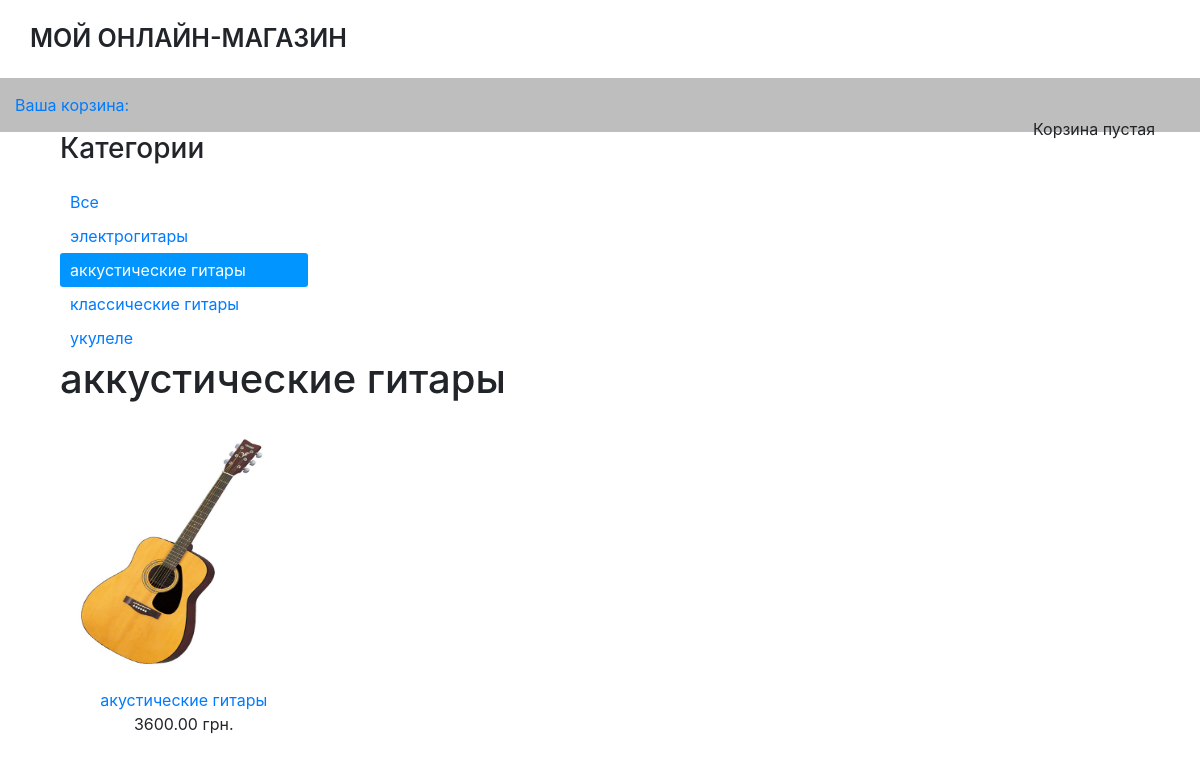
Screenshot of /akkusticheskie-gitary/ with the database file from the repository.
### shop/models.py (models this page shows, shortened)
class Category( models.Model ):
    name = models.CharField( max_length=200, db_index=True, verbose_name='Имя' )
    slug = models.SlugField( max_length=200, db_index=True, unique=True )
    def get_absolute_url(self):
        return reverse( 'shop:ProductListByCategory', args=[self.slug] )

class Product(models.Model):
    category = models.ForeignKey(Category, related_name='products', verbose_name="Категория", on_delete=models.CASCADE)
    name = models.CharField(max_length=200, db_index=True, verbose_name="Название")
    slug = models.SlugField(max_length=200, db_index=True)
    image = models.ImageField(upload_to='media/products/%Y/%m/%d/', verbose_name="Изображение товара")
    description = models.TextField(blank=True, verbose_name="Описание")
    price = models.DecimalField(max_digits=10, decimal_places=2, verbose_name="Цена")
    stock = models.PositiveIntegerField(verbose_name="На складе")
    available = models.BooleanField(default=True, verbose_name="Доступен")
    created = models.DateTimeField(auto_now_add=True, verbose_name='Создан')
    updated = models.DateTimeField(auto_now=True, verbose_name='Обновлен')
    def get_absolute_url(self):
        return reverse( 'shop:ProductDetail', args=[self.id, self.slug])
    class Meta:
        ordering = ['name']
        index_together = [
            ['id', 'slug']
        ]
        verbose_name = 'Товар'
        verbose_name_plural = 'Товары'

### shop/views.py (the view)
# urls.py: url(r'^(?P<category_slug>[-\w]+)/$', views.ProductList, name='ProductListByCategory'),
def ProductList(request, category_slug=None):
    category = None
    categories = Category.objects.all()
    products = Product.objects.filter( available=True )
    if category_slug:
        category = get_object_or_404( Category, slug=category_slug )
        products = products.filter( category=category )
    return render( request, 'product/list.html', {
        'category': category,
        'categories': categories,
        'products': products
    } )

### cart/cart.py (called while the page is built)
    def __len__(self):
        return sum(item['quantity'] for item in self.cart.values())

### cart/context_processors.py (called while the page is built)
def cart(request):
    return {'cart': Cart(request)}

### shop/templates/product/list.html (shortened to what this page needs)
{% extends 'shop/base.html' %}
{% load static %}
{% block content %}
    <div id="sidebar" class="col-sm-3">
        <h3>Категории</h3>
        <ul>
            <li {% if not category %} class="selected" {% endif %}>
                <a href="{% url "shop:ProductList" %}">Все</a>
            </li>
            {% for cat in categories %}
                <li {% if category.slug == cat.slug %} class="selected" {% endif %}>
                    <a href="{{ cat.get_absolute_url }}">{{ cat.name }}</a>
                </li>
            {% endfor %}
        </ul>
    </div>
    <div id="main" class="product_list col-sm-9">
        <h1>{% if category %}{{ category.name }}{% else %}Товары{% endif %}</h1>
        <div class="items row">
            {% for product in products %}
                <div class="item col-sm-4">
                    <a href="{{ product.get_absolute_url }}">
                        <img src="{% if product.image %}{{ product.image.url }}{% endif %}" class="img-responsive">
                    </a>
                    <a href="{{ product.get_absolute_url }}">{{ product.name }}</a><br>
                    {{ product.price }} грн.
                </div>
            {% endfor %}
        </div>
    </div>
{% endblock %}

### shop/static/css/style.css (style rules this page uses)
#sidebar ul { list-style: none; margin: 0; padding: 0; margin-top: 20px; }
#sidebar ul li { padding: 5px 10px; }
#sidebar ul li.selected { background: #0095ff; color: white; border-radius: 3px; }
#sidebar ul li.selected a { color: white; }
.items { margin-top: 20px; }
.img-responsive { width: 250px; height: 250px; }
.item { text-align: center; margin-bottom: 30px; }
.item a img { margin-bottom: 15px; }

### rows the page displays
Category: name "электрогитары"
Category: name "аккустические гитары"
Category: name "классические гитары"
Category: name "укулеле"
Product: image (picture), name "акустические гитары", price "3600.00"
